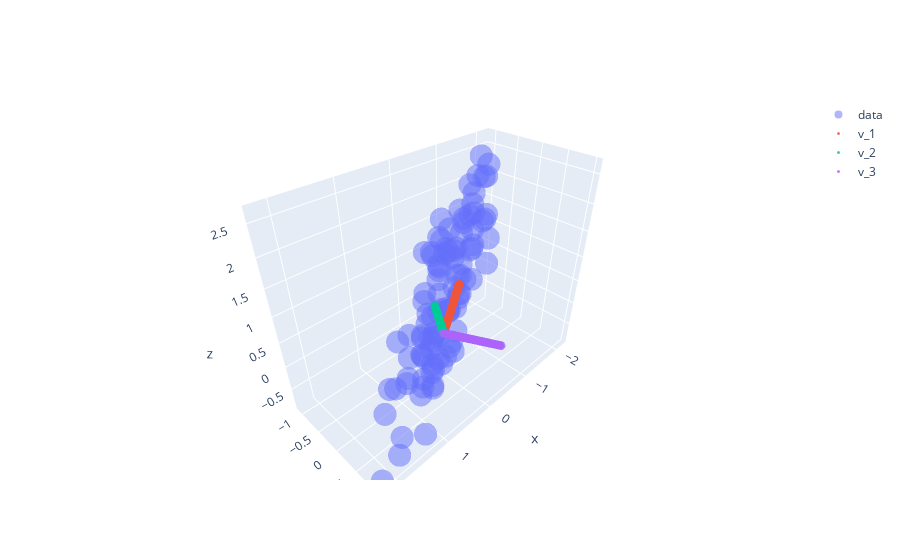

Here is the notebook cell this chart was saved with:
### Code cell
lambdas, vs = sorted_eig(cov)  # Compute e'vals and e'vectors of cov matrix
print("lambdas, vs =\n",lambdas,"\n",vs)

# Re-plot our data
fig = go.Figure(data=[go.Scatter3d(x=x, y=y, z=z,mode='markers',  
        marker=dict(size=8,opacity=0.5), name="data" ) ])

# Draw some extra 'lines' showing eigenvector directions
n_ev_balls = 50    # the lines will be made of lots of balls in a line
ev_size= 3    # size of balls
t = np.linspace(0,1,num=n_ev_balls)  # parameterizer for drawing along vec directions

for i in range(3):   # do this for each eigenvector 
    # Uncomment the next line to scale (unit) vector by size of the eigenvalue
    # vs[:,i] *= lambdas[i] 
    ex, ey, ez = t*vs[0,i], t*vs[1,i],  t*vs[2,i]
    fig.add_trace(go.Scatter3d(x=ex, y=ey, z=ez,mode='markers',
                marker=dict(size=ev_size,opacity=0.8), name="v_"+str(i+1)))


fig.update_layout( xaxis_title="x", yaxis_title="y", yaxis = dict(scaleanchor = "x",scaleratio = 1) )
fig.show()
